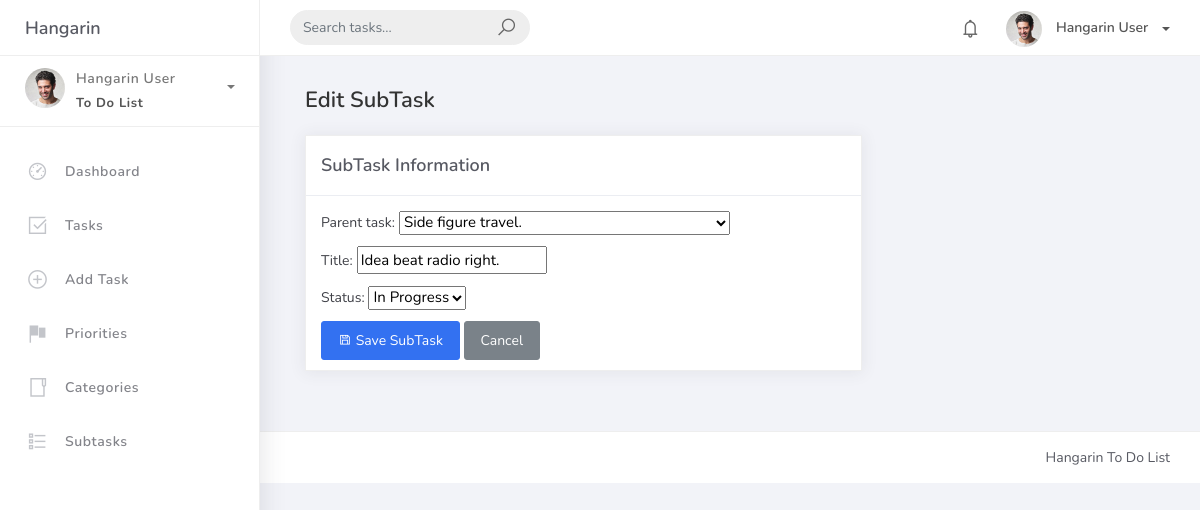
Screenshot of /subtasks/20/ with the database file from the repository.
### hangarin/models.py (models this page shows, shortened)
class BaseModel(models.Model):
    created_at = models.DateTimeField(auto_now_add=True, db_index=True)
    updated_at = models.DateTimeField(auto_now=True)
    class Meta:
        abstract = True

class SubTask(BaseModel):
    parent_task = models.ForeignKey(
        Task,
        on_delete=models.CASCADE
    )
    title = models.CharField(max_length=250)
    status = models.CharField(
        max_length=50,
        choices=[
            ("Pending", "Pending"),
            ("In Progress", "In Progress"),
            ("Completed", "Completed"),
        ],
        default="Pending"
    )

class Task(BaseModel):
    title = models.CharField(max_length=250)
    description = models.CharField(max_length=500)
    deadline = models.DateTimeField()
    status = models.CharField(
        max_length=50,
        choices=[
            ("Pending", "Pending"),
            ("In Progress", "In Progress"),
            ("Completed", "Completed"),
        ],
        default="Pending"
    )
    category = models.ForeignKey(
        Category,
        on_delete=models.CASCADE
    )
    priority = models.ForeignKey(
        Priority,
        on_delete=models.CASCADE
    )
    def __str__(self):
        return self.title

### hangarin/views.py (the view)
class SubTaskUpdateView(UpdateView):
    model = SubTask
    template_name = "subtask_form.html"
    fields = [
        "parent_task",
        "title",
        "status",
    ]
    success_url = reverse_lazy("subtask-list")

### templates/subtask_form.html (shortened to what this page needs)
{% extends "base.html" %}
{% block content %}
<div class="container-fluid">
    <h4 class="page-title">
        {% if object %}
        Edit SubTask
        {% else %}
        Add SubTask
        {% endif %}
    </h4>
    <div class="row">
        <div class="col-md-8">
            <div class="card">
                <div class="card-header">
                    <div class="card-title">
                        SubTask Information
                    </div>
                </div>
                <div class="card-body">
                    <form method="post">
                        {{ form.as_p }}
                        <button
                            type="submit"
                            class="btn btn-primary"
                        >
                            <i class="la la-save"></i>
                            Save SubTask
                        </button>
                        <a
                            href="javascript:history.back()"
                            class="btn btn-secondary"
                        >
                            Cancel
                        </a>
                    </form>
                </div>
            </div>
        </div>
    </div>
</div>
{% endblock %}

### rows the page displays
SubTask: parent_task "Side figure travel.", status "In Progress"
Task: title "Idea beat radio right."
